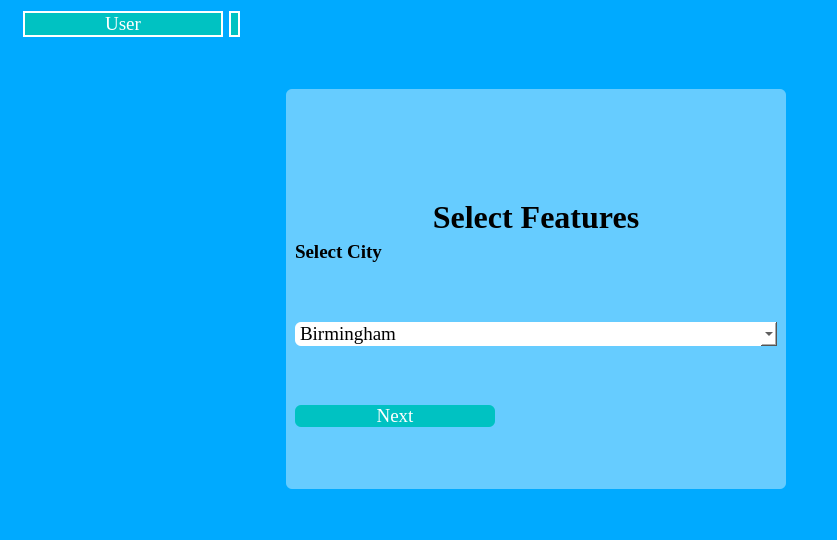
      <widget class="QWidget" name="page_2">
       <property name="styleSheet">
        <string notr="true">background-color: rgb(0, 170, 255);</string>
       </property>
       <layout class="QGridLayout" name="gridLayout">
        <item row="4" column="0" colspan="3">
         <spacer name="horizontalSpacer_4">
          <property name="orientation">
           <enum>Qt::Horizontal</enum>
          </property>
          <property name="sizeHint" stdset="0">
           <size>
            <width>40</width>
            <height>20</height>
           </size>
          </property>
         </spacer>
        </item>
        <item row="4" column="3">
         <widget class="QFrame" name="frame_6">
          <property name="minimumSize">
           <size>
            <width>500</width>
            <height>400</height>
           </size>
          </property>
          <property name="maximumSize">
           <size>
            <width>500</width>
            <height>400</height>
           </size>
          </property>
          <property name="styleSheet">
           <string notr="true">color: rgb(255, 255, 255);
background-color: rgb(255, 255, 255,0.4);
border-radius:6px;</string>
          </property>
          <property name="frameShape">
           <enum>QFrame::StyledPanel</enum>
          </property>
          <property name="frameShadow">
           <enum>QFrame::Raised</enum>
          </property>
          <layout class="QVBoxLayout" name="verticalLayout_2">
           <item>
            <widget class="QPushButton" name="pushButton_5">
             <property name="sizePolicy">
              <sizepolicy hsizetype="Minimum" vsizetype="Minimum">
               <horstretch>0</horstretch>
               <verstretch>0</verstretch>
              </sizepolicy>
             </property>
             <property name="maximumSize">
              <size>
               <width>40</width>
               <height>16777215</height>
              </size>
             </property>
             <property name="font">
              <font>
               <family>Times New Roman</family>
               <pointsize>14</pointsize>
               <weight>50</weight>
               <bold>false</bold>
              </font>
             </property>
             <property name="layoutDirection">
              <enum>Qt::LeftToRight</enum>
             </property>
             <property name="styleSheet">
              <string notr="true">background:none;</string>
             </property>
             <property name="icon">
              <iconset resource="images.qrc">
               <normaloff>:/bg/images/back.png</normaloff>:/bg/images/back.png</iconset>
             </property>
             <property name="iconSize">
              <size>
               <width>16</width>
               <height>16</height>
              </size>
             </property>
            </widget>
           </item>
           <item>
            <widget class="QLabel" name="label_17">
             <property name="styleSheet">
              <string>color: rgb(255, 255, 255);
background:none;</string>
             </property>
             <property name="text">
              <string/>
             </property>
             <property name="pixmap">
              <pixmap resource="images.qrc">:/bg/images/logo.png</pixmap>
             </property>
             <property name="alignment">
              <set>Qt::AlignCenter</set>
             </property>
            </widget>
           </item>
           <item>
            <spacer name="verticalSpacer_11">
             <property name="orientation">
              <enum>Qt::Vertical</enum>
             </property>
             <property name="sizeHint" stdset="0">
              <size>
               <width>20</width>
               <height>40</height>
              </size>
             </property>
            </spacer>
           </item>
           <item>
            <widget class="QLabel" name="label_9">
             <property name="sizePolicy">
              <sizepolicy hsizetype="Expanding" vsizetype="Fixed">
               <horstretch>0</horstretch>
               <verstretch>0</verstretch>
              </sizepolicy>
             </property>
             <property name="font">
              <font>
               <family>Times New Roman</family>
               <pointsize>24</pointsize>
               <weight>75</weight>
               <bold>true</bold>
              </font>
             </property>
             <property name="styleSheet">
              <string notr="true">color: rgb(0, 0, 0);
background:none</string>
             </property>
             <property name="text">
              <string>Select Features</string>
             </property>
             <property name="alignment">
              <set>Qt::AlignCenter</set>
             </property>
            </widget>
           </item>
           <item>
            <widget class="QLabel" name="label_4">
             <property name="sizePolicy">
              <sizepolicy hsizetype="Expanding" vsizetype="Fixed">
               <horstretch>0</horstretch>
               <verstretch>0</verstretch>
              </sizepolicy>
             </property>
             <property name="font">
              <font>
               <family>Times New Roman</family>
               <pointsize>14</pointsize>
               <weight>75</weight>
               <bold>true</bold>
              </font>
             </property>
             <property name="styleSheet">
              <string notr="true">color: rgb(0, 0, 0);
background:none</string>
             </property>
             <property name="text">
              <string>Select City</string>
             </property>
            </widget>
           </item>
           <item>
            <spacer name="verticalSpacer_9">
             <property name="orientation">
              <enum>Qt::Vertical</enum>
             </property>
             <property name="sizeHint" stdset="0">
              <size>
               <width>20</width>
               <height>40</height>
              </size>
             </property>
            </spacer>
           </item>
           <item>
            <widget class="QComboBox" name="comboBox">
             <property name="font">
              <font>
               <family>Times New Roman</family>
               <pointsize>14</pointsize>
               <weight>50</weight>
               <bold>false</bold>
              </font>
             </property>
             <property name="layoutDirection">
              <enum>Qt::LeftToRight</enum>
             </property>
             <property name="styleSheet">
              <string notr="true">color: rgb(0, 0, 0);
background-color: rgb(255, 255, 255);</string>
             </property>
             <item>
              <property name="text">
               <string>Birmingham</string>
              </property>
             </item>
             <item>
              <property name="text">
               <string>London</string>
              </property>
             </item>
             <item>
              <property name="text">
               <string>Manchester</string>
              </property>
             </item>
             <item>
              <property name="text">
               <string>Edinburgh</string>
              </property>
             </item>
             <item>
              <property name="text">
               <string>New Delhi</string>
              </property>
             </item>
             <item>
              <property name="text">
               <string>Mumbai</string>
              </property>
             </item>
             <item>
              <property name="text">
               <string>Dubai</string>
              </property>
             </item>
             <item>
              <property name="text">
               <string>Athens</string>
              </property>
             </item>
            </widget>
           </item>
           <item>
            <spacer name="verticalSpacer_8">
             <property name="orientation">
              <enum>Qt::Vertical</enum>
             </property>
             <property name="sizeHint" stdset="0">
              <size>
               <width>20</width>
               <height>40</height>
              </size>
             </property>
            </spacer>
           </item>
           <item>
            <widget class="QPushButton" name="pushButton_4">
             <property name="sizePolicy">
              <sizepolicy hsizetype="Minimum" vsizetype="Fixed">
               <horstretch>0</horstretch>
               <verstretch>0</verstretch>
              </sizepolicy>
             </property>
             <property name="maximumSize">
              <size>
               <width>200</width>
               <height>16777215</height>
              </size>
             </property>
             <property name="font">
              <font>
               <family>Times New Roman</family>
               <pointsize>14</pointsize>
               <weight>50</weight>
               <bold>false</bold>
              </font>
             </property>
             <property name="styleSheet">
              <string notr="true">color: rgb(255, 255, 255);
background-color: rgb(0, 194, 194);</string>
             </property>
             <property name="text">
              <string>Next</string>
             </property>
            </widget>
           </item>
           <item>
            <spacer name="verticalSpacer_10">
             <property name="orientation">
              <enum>Qt::Vertical</enum>
             </property>
             <property name="sizeHint" stdset="0">
              <size>
               <width>20</width>
               <height>40</height>
              </size>
             </property>
            </spacer>
           </item>
          </layout>
         </widget>
        </item>
        <item row="4" column="5">
         <spacer name="horizontalSpacer_3">
          <property name="orientation">
           <enum>Qt::Horizontal</enum>
          </property>
          <property name="sizeHint" stdset="0">
           <size>
            <width>40</width>
            <height>20</height>
           </size>
          </property>
         </spacer>
        </item>
        <item row="0" column="2">
         <layout class="QHBoxLayout" name="horizontalLayout_5">
          <item>
           <widget class="QPushButton" name="pushButton_11">
            <property name="minimumSize">
             <size>
              <width>200</width>
              <height>0</height>
             </size>
            </property>
            <property name="font">
             <font>
              <family>Times New Roman</family>
              <pointsize>14</pointsize>
             </font>
            </property>
            <property name="styleSheet">
             <string notr="true">color: rgb(255, 255, 255);
background-color: rgb(0, 194, 194);
border:2px solid #ffffff;</string>
            </property>
            <property name="text">
             <string>User</string>
            </property>
           </widget>
          </item>
          <item>
           <widget class="QLabel" name="label_18">
            <property name="maximumSize">
             <size>
              <width>50</width>
              <height>50</height>
             </size>
            </property>
            <property name="styleSheet">
             <string notr="true">color: rgb(255, 255, 255);
background-color: rgb(0, 194, 194);
border-radius: 50%;
border:2px solid #ffffff;</string>
            </property>
            <property name="text">
             <string/>
            </property>
            <property name="pixmap">
             <pixmap resource="images.qrc">:/bg/images/avatar.jpeg</pixmap>
            </property>
            <property name="scaledContents">
             <bool>true</bool>
            </property>
           </widget>
          </item>
          <item>
           <spacer name="horizontalSpacer_8">
            <property name="orientation">
             <enum>Qt::Horizontal</enum>
            </property>
            <property name="sizeHint" stdset="0">
             <size>
              <width>40</width>
              <height>20</height>
             </size>
            </property>
           </spacer>
          </item>
         </layout>
        </item>
        <item row="5" column="3">
         <spacer name="verticalSpacer">
          <property name="orientation">
           <enum>Qt::Vertical</enum>
          </property>
          <property name="sizeHint" stdset="0">
           <size>
            <width>20</width>
            <height>40</height>
           </size>
          </property>
         </spacer>
        </item>
        <item row="1" column="3" rowspan="3">
         <spacer name="verticalSpacer_4">
          <property name="orientation">
           <enum>Qt::Vertical</enum>
          </property>
          <property name="sizeHint" stdset="0">
           <size>
            <width>20</width>
            <height>40</height>
           </size>
          </property>
         </spacer>
        </item>
       </layout>
      </widget>
